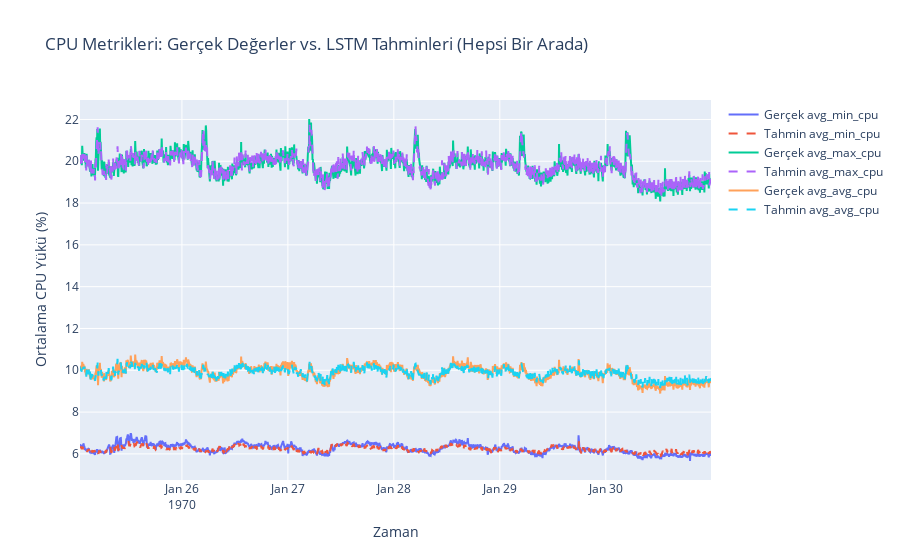

This figure's notebook cell:
### Code cell
print("Tüm metrikler için birleştirilmiş sonuçlar görselleştiriliyor...")

# Grafiği oluştur
fig = go.Figure()

# Tahmin ettiğimiz sütunların isimleri
target_columns = ['avg_min_cpu', 'avg_max_cpu', 'avg_avg_cpu']

# Her bir metrik için gerçek ve tahmin değerlerini aynı grafiğe çiz
# enumerate kullanarak hem sütun ismine hem de index'e (0, 1, 2) ulaşıyoruz
for i, column in enumerate(target_columns):
    # Gerçek Değerler (Test)
    fig.add_trace(go.Scatter(
        x=df.index[train_size+lookback:],
        y=y_test_original_scale[:, i], # Numpy dizisinden i'ninci sütunu al
        mode='lines',
        name=f'Gerçek {column}'
    ))
    
    # Model Tahminleri
    fig.add_trace(go.Scatter(
        x=df.index[train_size+lookback:],
        y=predictions_original_scale[:, i], # Numpy dizisinden i'ninci sütunu al
        mode='lines',
        name=f'Tahmin {column}',
        line=dict(dash='dash') # Tahmin çizgilerini kesikli yap
    ))

fig.update_layout(
    title='CPU Metrikleri: Gerçek Değerler vs. LSTM Tahminleri (Hepsi Bir Arada)',
    xaxis_title='Zaman',
    yaxis_title='Ortalama CPU Yükü (%)'
)

fig.show()

### Figure 1 — Plotly figure (JSON) as saved in the notebook; plotly's stock layout.template omitted (floating-point values rounded to 4 significant figures; data arrays with more than 128 entries replaced by an {"elided": "..."} marker saying what was removed)
{"data": [{"mode": "lines", "name": "Gerçek avg_min_cpu", "type": "scatter", "x": {"elided": "1716 str values"}, "y": {"elided": "1716 float values"}}, {"line": {"dash": "dash"}, "mode": "lines", "name": "Tahmin avg_min_cpu", "type": "scatter", "x": {"elided": "1716 str values"}, "y": {"elided": "1716 float values"}}, {"mode": "lines", "name": "Gerçek avg_max_cpu", "type": "scatter", "x": {"elided": "1716 str values"}, "y": {"elided": "1716 float values"}}, {"line": {"dash": "dash"}, "mode": "lines", "name": "Tahmin avg_max_cpu", "type": "scatter", "x": {"elided": "1716 str values"}, "y": {"elided": "1716 float values"}}, {"mode": "lines", "name": "Gerçek avg_avg_cpu", "type": "scatter", "x": {"elided": "1716 str values"}, "y": {"elided": "1716 float values"}}, {"line": {"dash": "dash"}, "mode": "lines", "name": "Tahmin avg_avg_cpu", "type": "scatter", "x": {"elided": "1716 str values"}, "y": {"elided": "1716 float values"}}], "layout": {"title": {"text": "CPU Metrikleri: Gerçek Değerler vs. LSTM Tahminleri (Hepsi Bir Arada)"}, "xaxis": {"title": {"text": "Zaman"}}, "yaxis": {"title": {"text": "Ortalama CPU Yükü (%)"}}}}
